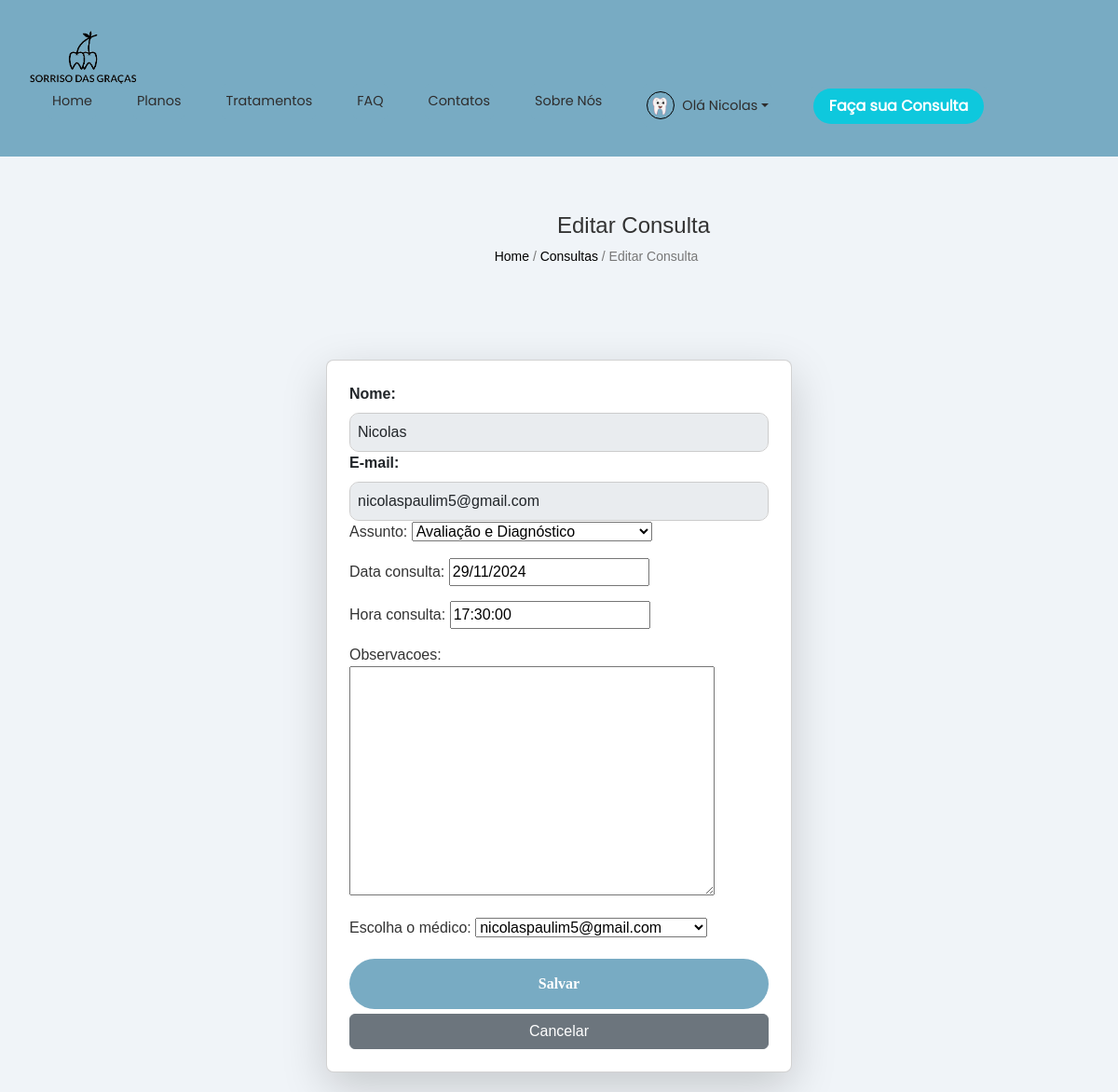
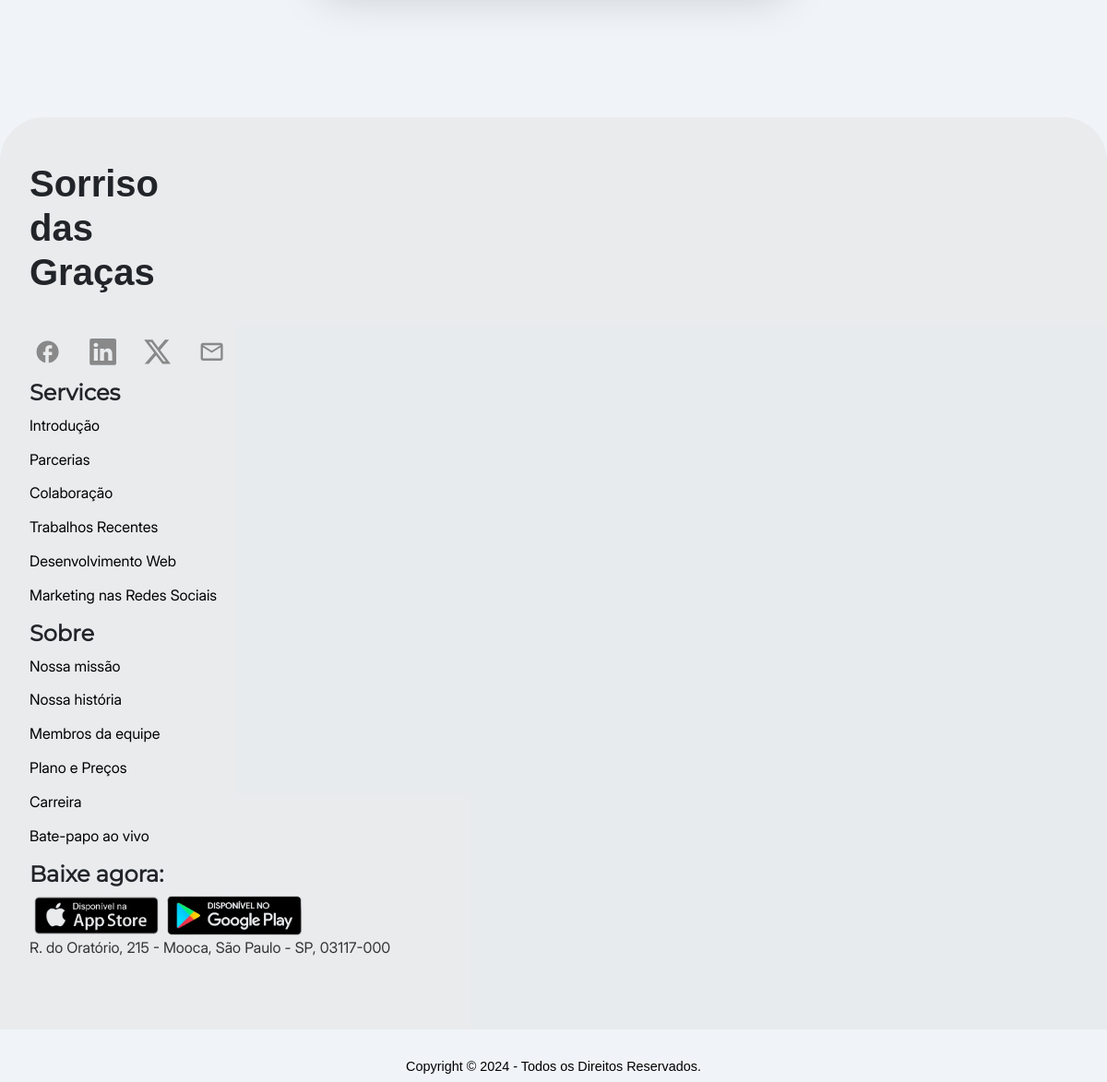
The page /consulta/editar/22/ (signed in) on the database its author committed (2 pictures, top to bottom).
### config/models.py (models this page shows, shortened)
class Perfil(models.Model):
    config_user = models.OneToOneField(User, on_delete=models.CASCADE, null=True, blank=True)
    cadastro_registro = models.OneToOneField(CadastroRegistro, on_delete=models.CASCADE)
    imagem_perfil = models.ImageField(upload_to='perfil_imagens/', blank=True, null=True)
    acessibilidade = models.JSONField(default=dict)

### cadastro_registro/models.py (models this page shows, shortened)
class CadastroRegistro(models.Model):
    nome_paciente = models.CharField(max_length=100)
    email_paciente = models.EmailField()
    cpf_paciente = models.CharField(max_length=11)
    data_nascimento_paciente = models.DateField()
    sexo_paciente = models.CharField(
        max_length=1, choices=[('M', 'Masculino'), ('F', 'Feminino'), ('O', 'Outro')]
    )
    senha_paciente = models.CharField(max_length=255)
    user = models.OneToOneField(
        settings.AUTH_USER_MODEL, on_delete=models.CASCADE, null=True, blank=True
    )
    imagem_perfil = models.ImageField(
        upload_to='imagens_perfil/', default='img/perfil-icon.png', null=True, blank=True
    )
    tipo_usuario = models.CharField(max_length=50, default='paciente')

### consulta/models.py (models this page shows, shortened)
class Consulta(models.Model):
    ASSUNTO_OPCOES = [
        ('avaliacao_diagnostico', 'Avaliação e Diagnóstico'),
        ('tratamentos_restauradores', 'Tratamentos Restauradores'),
        ('tratamentos_periodontais', 'Tratamentos Periodontais'),
        ('odontopediatria', 'Odontopediatria'),
        ('ortodontia', 'Ortodontia'),
        ('odontologia_estetica', 'Odontologia Estética'),
        ('cirurgia_oral', 'Cirurgia Oral'),
        ('proteses_dentarias', 'Próteses Dentárias'),
        ('consultas_emergencia', 'Consultas de Emergência'),
        ('acompanhamento_manutencao', 'Acompanhamento e Manutenção'),
    ]
    paciente = models.ForeignKey(CadastroRegistro, on_delete=models.CASCADE, null=True)
    nome = models.CharField(max_length=100, default="Nome Desconhecido")
    email = models.EmailField()
    telefone = models.CharField(max_length=20, default="0000-0000")
    assunto = models.CharField(max_length=50, choices=ASSUNTO_OPCOES, default='avaliacao_diagnostico')
    data_consulta = models.DateField(default=date.today)
    hora_consulta = models.TimeField(default=time(8, 0))
    observacoes = models.TextField(blank=True, null=True)
    medico = models.ForeignKey(settings.AUTH_USER_MODEL, on_delete=models.SET_NULL, null=True, blank=True, limit_choices_to={'groups__name': 'medico'})
    exame_realizado = models.BooleanField(default=False, verbose_name="Exame Realizado")

### consulta/views.py (the view)
# urls.py: path('editar/<int:id>/', views.editar_consulta, name='consulta_edit'),
@login_required(login_url='login')
def editar_consulta(request, id):
    consulta = get_object_or_404(Consulta, id=id)
    if request.method == 'POST':
        form = ConsultaForm(request.POST, instance=consulta)
        if form.is_valid():
            form.save()
            return redirect('consulta_list')
    else:
        form = ConsultaForm(instance=consulta)
    return render(request, 'consulta/consulta_edit.html', {'form': form, 'consulta': consulta})

### consulta/forms.py
class ConsultaForm(forms.ModelForm):
    medico = forms.ModelChoiceField(
        queryset=User.objects.filter(groups__name='medico'),
        required=False,
        label="Escolha o médico"
    )
    class Meta:
        model = Consulta
        fields = ['assunto', 'data_consulta', 'hora_consulta', 'observacoes', 'medico']

### sgo/context_processors.py (called while the page is built)
def paciente_context(request):
    if request.user.is_authenticated:
        try:
            cadastro = CadastroRegistro.objects.get(user=request.user)
            nome = cadastro.nome_paciente.split()[0]  # Pega o primeiro nome do paciente
        except CadastroRegistro.DoesNotExist:
            nome = None
    else:
        nome = None
    return {'nome_paciente': nome}

### consulta/templates/consulta/consulta_edit.html (shortened to what this page needs)
{% extends 'registration/base.html' %}
{% block content %}
<div class="titulo_consulta">
    <h1>Editar Consulta</h1>
    <div class="texto_consulta">
        <a href="{% url 'index' %}">Home</a> / <a href="{% url 'consulta_list' %}">Consultas</a> / Editar Consulta
    </div>
</div>
<div class="form-wrapper">
    <div class="card p-4 shadow-lg form-container">
        <form method="POST" action="{% url 'consulta_edit' consulta.id %}">
            <div class="col-12">
                <label for="nome" class="form-label">Nome:</label>
                <input type="text" name="nome" class="form-control" id="nome" value="{{ user.cadastroregistro.nome_paciente }}" readonly />
            </div>
            <div class="col-12">
                <label for="email" class="form-label">E-mail:</label>
                <input type="email" name="email" class="form-control" id="email" value="{{ user.cadastroregistro.email_paciente }}" readonly />
            </div>
            {{ form.as_p }}
            <div class="col-12 d-grid">
                <button type="submit" class="btn btn-primary">Salvar</button>
                <a href="{% url 'consulta_list' %}" class="btn btn-secondary">Cancelar</a>
            </div>
        </form>
    </div>
</div>
{% load static %}
{% endblock %}

### templates/registration/base.html (shortened to what this page needs)
<!DOCTYPE html>
<html lang="pt-br">
<head>
  {% load static %}
  <link href="https://cdn.jsdelivr.net/npm/bootstrap@5.3.3/dist/css/bootstrap.min.css" rel="stylesheet">
  <link href="https://getbootstrap.com/docs/5.3/assets/css/docs.css" rel="stylesheet">
  <link rel="stylesheet" href="https://cdn.jsdelivr.net/npm/flatpickr/dist/themes/material_blue.css">
  <link rel="stylesheet" href="{% static 'css/StyleFaq.css' %}">
  <link rel="stylesheet" href="{% static 'css/index.css' %}">
  <link rel="stylesheet" href="{% static 'css/tratamentos.css' %}">
  <link rel="stylesheet" href="{% static 'css/planos.css' %}">
  <link rel="stylesheet" href="{% static 'css/contatos.css' %}">
  <link rel="stylesheet" href="{% static 'css/sobrenos.css' %}">
  <link rel="stylesheet" href="{% static 'css/consulta.css' %}">
  <link rel="stylesheet" href="{% static 'css/cadastro.css' %}">
  <link rel="stylesheet" href="{% static 'css/cadastro_adm.css' %}">
  <link rel="stylesheet" href="{% static 'css/registro.css' %}">
  <link rel="stylesheet" href="{% static 'css/consulta_edit.css' %}">
  <link rel="stylesheet" href="{% static 'css/config.css' %}">
</head>
<body>
  <header class="container-nav">
    <img src="{% static 'img/logo preta.png' %}" alt="Logo Sorriso Das Graças">
    <ul class="nav">
      <li class="nav-item"><a class="nav-link" href="{% url 'index' %}">Home</a></li>
      <li class="nav-item"><a class="nav-link" href="{% url 'planos' %}">Planos</a></li>
      <li class="nav-item"><a class="nav-link" href="{% url 'tratamentos' %}">Tratamentos</a></li>
      <li class="nav-item"><a class="nav-link" href="{% url 'faq' %}">FAQ</a></li>
      <li class="nav-item"><a class="nav-link" href="{% url 'contatos' %}">Contatos</a></li>
      <li class="nav-item"><a class="nav-link" href="{% url 'sobrenos' %}">Sobre Nós</a></li>
{% if user.is_authenticated and user.perfil %}
<li class="nav-item dropdown">
  <a class="nav-link dropdown-toggle d-flex align-items-center" href="#" id="perfilDropdown" role="button" data-bs-toggle="dropdown" aria-expanded="false">
    {% if user.perfil.imagem_perfil %}
      <img class="perfil-imagem me-2" src="{{ user.perfil.imagem_perfil.url }}" alt="Imagem de Perfil" style="width: 30px; height: 30px; border-radius: 50%;">
    {% else %}
      <img class="perfil-imagem me-2" src="{% static 'img/perfil-icon.png' %}" alt="Imagem de Perfil" style="width: 30px; height: 30px; border-radius: 50%;">
    {% endif %}
    Olá {{ user.perfil.cadastro_registro.nome_paciente|cut:" +1"|slice:"9" }}
  </a>
</li>
{% else %}
<li class="nav-item">
  <a class="nav-link" href="{% url 'login' %}">Login</a>
</li>
{% endif %}
      {% if user.is_authenticated %}
      <li class="nav-item">
        <a href="{% url 'consulta' %}">
          <button type="button" class="btn btn-outline-primary">Faça sua Consulta</button>
        </a>
      </li>
      {% else %}
      <li class="nav-item">
        <a href="{% url 'login' %}">
          <button type="button" class="btn btn-outline-primary">Faça sua Consulta</button>
        </a>
      </li>
      {% endif %}
    </ul>
  </header>
  {% block content %}{% endblock %}
  <br>
  <br>
  <footer>
    <div class="container-footerr">
      <div class="nome-footer">
        <h1>Sorriso das Graças</h1>
      </div>
      <br>
      <div class="redes-sociais">
        <div class="facebook">
          <svg xmlns="http://www.w3.org/2000/svg" width="1em" height="1em" viewBox="0 0 24 24">
            <path fill="currentColor"
              d="M22 12c0-5.52-4.48-10-10-10S2 6.48 2 12c0 4.84 3.44 8.87 8 9.8V15H8v-3h2V9.5C10 7.57 11.57 6 13.5 6H16v3h-2c-.55 0-1 .45-1 1v2h3v3h-3v6.95c5.05-.5 9-4.76 9-9.95" />
          </svg>
        </div>
        <div class="linkedin">
        </div>
        <div class="twitter">
        </div>
        <div class="email">
          <svg xmlns="http://www.w3.org/2000/svg" width="1em" height="1em" viewBox="0 0 24 24">
            <path fill="currentColor"
              d="M22 6c0-1.1-.9-2-2-2H4c-1.1 0-2 .9-2 2v12c0 1.1.9 2 2 2h16c1.1 0 2-.9 2-2zm-2 0l-8 5l-8-5zm0 12H4V8l8 5l8-5z" />
          </svg>
        </div>
      </div>
      <div class="services">
        <h1>Services</h1>
        <a href="#">Introdução</a>
        <a href="#">Parcerias</a>
        <a href="#">Colaboração</a>
        <a href="#">Trabalhos Recentes</a>
        <a href="#">Desenvolvimento Web</a>
        <a href="#">Marketing nas Redes Sociais</a>
      </div>
      <div class="about">
        <h1>Sobre</h1>
        <a href="#">Nossa missão</a>
        <a href="#">Nossa história</a>
        <a href="#">Membros da equipe</a>
        <a href="#">Plano e Preços</a>
        <a href="#">Carreira</a>
        <a href="#">Bate-papo ao vivo</a>
      </div>
      <div class="store">
        <h1>Baixe agora:</h1>
        <img src="{% static 'img/app-store.png' %}" alt="">
        <img src="{% static 'img/play-store.png' %}" alt="">
        <a
          href="https://www.google.com/maps/place/Escola+Senai+%22Morvan+Figueiredo%22/@-23.5564315,-46.6009326,17z/data=!3m1!4b1!4m6!3m5!1s0x94ce594987aded63:0xbbff953e0ff625f0!8m2!3d-23.5564315!4d-46.5983577!16s%2Fg%2F1tfzc9hn?entry=ttu">
          <p>R. do Oratório, 215 - Mooca, São Paulo - SP, 03117-000</p>
        </a>
      </div>
    </div>
  </footer>
  <div class="copyright">
    <h1>Copyright © 2024 - Todos os Direitos Reservados.</h1>
  </div>
</body>
</html>

### core/static/css/StyleFaq.css (style rules this page uses)
body { font-family: Arial, sans-serif; background-color: white; overflow-x: hidden; }
header.container-nav { position: relative; top: 0; left: 0; width: 100%; }
.container-nav { background-color: #78ABC3; padding: 4vh; display: flex; justify-content: space-between; align-items: center; flex-wrap: wrap; }
.container-nav img { width: 10%; height: auto; }
.nav-item { list-style-type: none; margin: 0 20px; }
.nav-item a { font-family: "Poppins Regular"; color: rgb(46, 45, 45); text-decoration: none; padding: 8px 4px; font-size: 90%; font-weight: 500; background-color: #78ABC3; border-radius: 5px; }
.btn-outline-primary { background-color: #0EC8DD; border-radius: 50vh; width: 20%; min-width: 150px; color: white; border-color: transparent; font-weight: 600; z-index: 15; }
footer { background-color: rgba(221, 221, 221, 0.411); border-top-left-radius: 3em; border-top-right-radius: 3em; padding: 3rem 2rem; }
.nome-footer h1 { font-family: "Poppins", sans-serif; font-weight: 700; width: 30%; text-align: center; }
.nome-footer { width: 10%; }
.redes-sociais { display: flex; color: #898989; justify-content: flex-start; margin-top: 1rem; }
.redes-sociais svg { width: 1.8rem; height: 1.8rem; width: 3.7rem; position: relative; left: -0.6rem; }
.services, .about, .store { margin-top: 1rem; margin-right: 100px; }
.services h1, .about h1, .store h1 { font-family: "Montserrat Regular"; font-size: 1.5rem; font-weight: 600; }
.services a, .about a, .store a { font-family: "Inter Regular"; color: black; text-decoration: none; display: flex; flex-direction: column; margin-bottom: 0.8rem; }
.store img { width: 14%; }
.copyright { color: rgb(0, 0, 0); display: flex; justify-content: center; margin-top: 2rem; }
.copyright h1 { font-size: 0.9em; }
button[type="submit"] { background-color: #78ABC3; color: #FFFFFF; border: none; border-radius: 10vh; padding: 15px 20px; cursor: pointer; font-family: "Roboto Flex"; font-size: 1rem; font-weight: 600; }
.perfil-imagem { width: 28px; height: 28px; padding: 3px; border: 1.3px solid #000000; border-radius: 50%; }

### index/static/css/index.css (style rules this page uses)
.card { background-color: white; border-radius: 10px; box-shadow: 0 2px 5px rgba(0, 0, 0, 0.1); padding: 20px; width: 100%; max-width: 400px; transition: transform 0.3s ease; }
p { font-size: 16px; color: #333; }
button { background-color: black; color: white; border: none; padding: 10px 20px; border-radius: 5px; cursor: pointer; transition: background-color 0.3s ease; }

### planos/static/css/planos.css (style rules this page uses)
footer { background-color: rgba(221, 221, 221, 0.411); border-top-left-radius: 3em; border-top-right-radius: 3em; padding: 3rem 2rem; }
.nome-footer h1 { font-family: "Poppins", sans-serif; font-weight: 700; width: 30%; text-align: center; }
.nome-footer { width: 10%; }
.redes-sociais { display: flex; color: #898989; justify-content: flex-start; margin-top: 1rem; }
.redes-sociais svg { width: 1.8rem; height: 1.8rem; width: 3.7rem; position: relative; left: -0.6rem; }
.services, .about, .store { margin-top: 1rem; margin-right: 100px; }
.services h1, .about h1, .store h1 { font-family: "Montserrat Regular"; font-size: 1.5rem; font-weight: 600; }
.services a, .about a, .store a { font-family: "Inter Regular"; color: black; text-decoration: none; display: flex; flex-direction: column; margin-bottom: 0.8rem; }
.store img { width: 14%; }
.copyright { color: rgb(0, 0, 0); display: flex; justify-content: center; margin-top: 2rem; }
.copyright h1 { font-size: 0.9em; }
button[type="submit"] { background-color: #78ABC3; color: #FFFFFF; border: none; border-radius: 10vh; padding: 15px 20px; cursor: pointer; font-family: "Roboto Flex"; font-size: 1rem; font-weight: 600; }
footer { margin-top: 30px; }

### contatos/static/css/contatos.css (style rules this page uses)
body { font-family: 'Poppins', sans-serif; margin: 0; padding: 0; background-color: #eaf5f9; overflow-x: hidden; }

### rows shown on the page
Consulta: assunto "Avaliação e Diagnóstico", data_consulta "29/11/2024", hora_consulta "17:30:00", medico "nicolaspaulim5@gmail.com"

### other values the page prints
{{ user.perfil.cadastro_registro.nome_paciente|cut:" +1"|slice:"9" }} "Nicolas"
